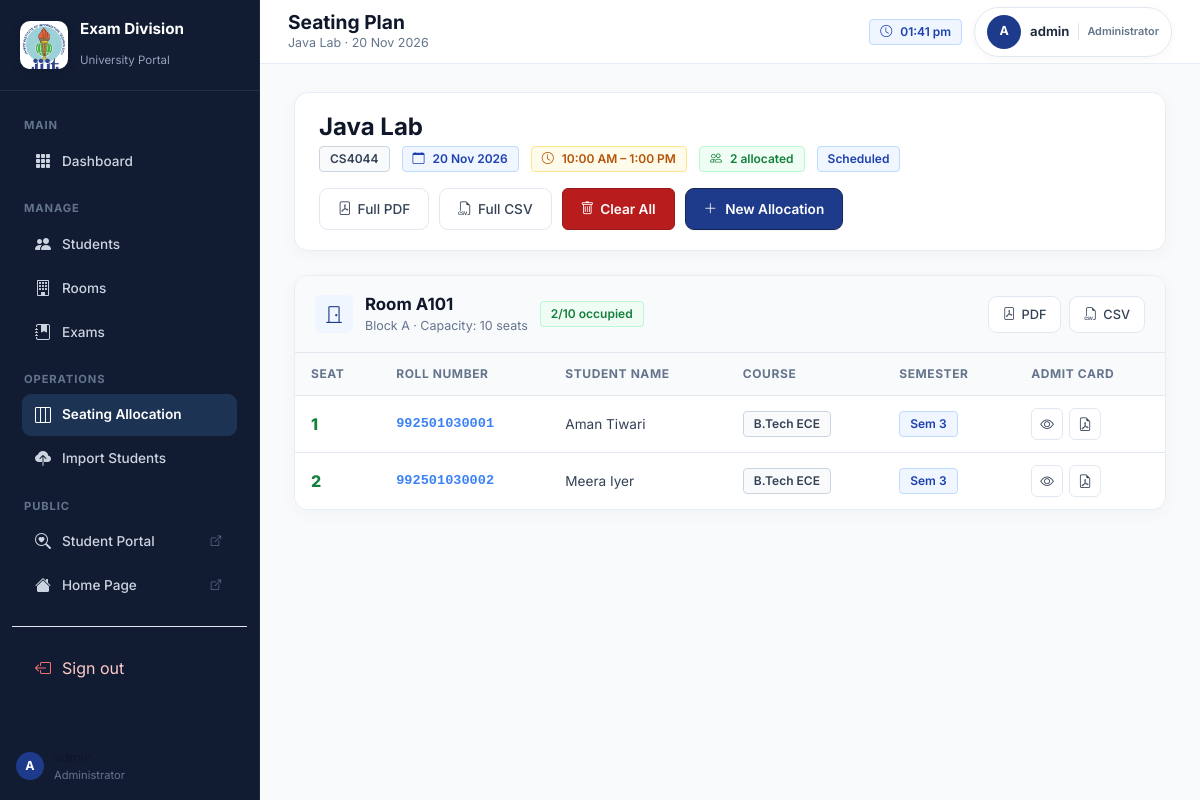
/seating/4/ (signed in), run on the app's committed database.
### exams/models.py (models this page shows, shortened)
class Exam(models.Model):
    STATUS_CHOICES = [
        ('scheduled', 'Scheduled'),
        ('ongoing', 'Ongoing'),
        ('completed', 'Completed'),
        ('cancelled', 'Cancelled'),
    ]
    subject = models.CharField(max_length=150, verbose_name='Subject Name')
    subject_code = models.CharField(max_length=20, blank=True, null=True, verbose_name='Subject Code')
    target_course = models.CharField(max_length=50, choices=Student.COURSE_CHOICES, blank=True, default='', verbose_name='Applicable Course')
    target_semester = models.IntegerField(choices=Student.SEMESTER_CHOICES, blank=True, null=True, verbose_name='Applicable Semester')
    exam_date = models.DateField(verbose_name='Exam Date')
    start_time = models.TimeField(verbose_name='Start Time')
    end_time = models.TimeField(verbose_name='End Time')
    status = models.CharField(max_length=20, choices=STATUS_CHOICES, default='scheduled')
    description = models.TextField(blank=True, null=True)
    created_at = models.DateTimeField(auto_now_add=True)
    updated_at = models.DateTimeField(auto_now=True)
    class Meta:
        ordering = ['-exam_date', 'subject']
        verbose_name = 'Exam'
        verbose_name_plural = 'Exams'

class Room(models.Model):
    BUILDING_CHOICES = [
        ('Block A', 'Block A'),
        ('Block B', 'Block B'),
        ('Block C', 'Block C'),
        ('Block D', 'Block D'),
        ('Main Block', 'Main Block'),
        ('Lab Block', 'Lab Block'),
    ]
    room_number = models.CharField(max_length=20, unique=True, verbose_name='Room Number')
    building = models.CharField(max_length=50, choices=BUILDING_CHOICES, default='Block A')
    capacity = models.IntegerField(
        validators=[MinValueValidator(1)],
        verbose_name='Seating Capacity'
    )
    floor = models.IntegerField(default=0, verbose_name='Floor Number')
    is_active = models.BooleanField(default=True, verbose_name='Available for Exams')
    created_at = models.DateTimeField(auto_now_add=True)
    class Meta:
        ordering = ['building', 'room_number']
        verbose_name = 'Room'
        verbose_name_plural = 'Rooms'

class SeatingAllocation(models.Model):
    student = models.ForeignKey(Student, on_delete=models.CASCADE, verbose_name='Student')
    exam = models.ForeignKey(Exam, on_delete=models.CASCADE, verbose_name='Exam')
    room = models.ForeignKey(Room, on_delete=models.CASCADE, verbose_name='Room')
    seat_number = models.IntegerField(verbose_name='Seat Number')
    allocated_at = models.DateTimeField(auto_now_add=True)
    class Meta:
        unique_together = [
            ('student', 'exam'),
            ('exam', 'room', 'seat_number'),
        ]
        ordering = ['room', 'seat_number']
        verbose_name = 'Seating Allocation'
        verbose_name_plural = 'Seating Allocations'

class Student(models.Model):
    SEMESTER_CHOICES = [(i, f'Semester {i}') for i in range(1, 9)]
    COURSE_CHOICES = [
        ('B.Tech CSE', 'B.Tech CSE'),
        ('B.Tech ECE', 'B.Tech ECE'),
        ('B.Tech ME', 'B.Tech ME'),
        ('B.Tech CE', 'B.Tech CE'),
        ('B.Tech EE', 'B.Tech EE'),
        ('BCA', 'BCA'),
        ('MCA', 'MCA'),
        ('M.Tech', 'M.Tech'),
    ]
    user = models.OneToOneField(settings.AUTH_USER_MODEL, on_delete=models.SET_NULL, null=True, blank=True, related_name='student_profile')
    roll_number = models.CharField(max_length=20, unique=True, verbose_name='Roll Number')
    name = models.CharField(max_length=100, verbose_name='Full Name')
    email = models.EmailField(unique=True, verbose_name='Email Address')
    course = models.CharField(max_length=50, choices=COURSE_CHOICES, default='B.Tech CSE')
    semester = models.IntegerField(choices=SEMESTER_CHOICES, default=1)
    phone = models.CharField(max_length=15, blank=True, null=True)
    created_at = models.DateTimeField(auto_now_add=True)
    updated_at = models.DateTimeField(auto_now=True)
    class Meta:
        ordering = ['roll_number']
        verbose_name = 'Student'
        verbose_name_plural = 'Students'

### exams/views.py (the view)
# urls.py: path('seating/<int:exam_id>/', views.seating_detail, name='seating_detail'),
@staff_required
def seating_detail(request, exam_id):
    exam = get_object_or_404(Exam, pk=exam_id)
    allocations = SeatingAllocation.objects.filter(
        exam=exam
    ).select_related('student', 'room').order_by('room__room_number', 'seat_number')
    rooms_data = {}
    for alloc in allocations:
        room_key = alloc.room.room_number
        if room_key not in rooms_data:
            rooms_data[room_key] = {
                'room': alloc.room,
                'allocations': [],
                'count': 0,
            }
        rooms_data[room_key]['allocations'].append(alloc)
        rooms_data[room_key]['count'] += 1
    return render(request, 'exams/seating_detail.html', {
        'exam': exam,
        'rooms_data': rooms_data,
        'total_allocated': allocations.count(),
    })

### exams/views.py (called while the page is built)
def staff_required(view_func):
    @wraps(view_func)
    def _wrapped(request, *args, **kwargs):
        if not request.user.is_authenticated:
            return redirect(settings.LOGIN_URL + '?next=' + request.path)
        if not (request.user.is_staff or request.user.is_superuser):
            return redirect('student_dashboard' if hasattr(request.user, 'student_profile') else 'student_login')
        return view_func(request, *args, **kwargs)
    return _wrapped

### templates/exams/seating_detail.html (shortened to what this page needs)
{% extends 'exams/admin_base.html' %}
{% block page_title %}Seating Plan{% endblock %}
{% block page_subtitle %}{{ exam.subject }} · {{ exam.exam_date|date:"d M Y" }}{% endblock %}
{% block content %}
<div class="glass-card" style="padding:20px 24px;margin-bottom:24px">
  <div style="display:flex;align-items:center;justify-content:space-between;flex-wrap:wrap;gap:16px">
    <div>
      <h4 style="color:var(--text-primary);font-weight:700;margin-bottom:4px">{{ exam.subject }}</h4>
      <div style="display:flex;gap:12px;flex-wrap:wrap">
        {% if exam.subject_code %}<span class="badge-pill badge-info">{{ exam.subject_code }}</span>{% endif %}
        <span class="badge-pill badge-primary"><i class="bi bi-calendar me-1"></i>{{ exam.exam_date|date:"d M Y" }}</span>
        <span class="badge-pill badge-warning"><i class="bi bi-clock me-1"></i>{{ exam.start_time|time:"g:i A" }} – {{ exam.end_time|time:"g:i A" }}</span>
        <span class="badge-pill badge-success"><i class="bi bi-people me-1"></i>{{ total_allocated }} allocated</span>
        <span class="badge-pill badge-{% if exam.status == 'scheduled' %}primary{% elif exam.status == 'completed' %}success{% else %}warning{% endif %}">{{ exam.get_status_display }}</span>
      </div>
    </div>
    <div style="display:flex;gap:10px;flex-wrap:wrap">
      {% if total_allocated > 0 %}
      <a href="{% url 'download_exam_pdf' exam.id %}" class="btn-ghost" target="_blank">
        <i class="bi bi-file-pdf"></i><span>Full PDF</span>
      </a>
      <a href="{% url 'download_exam_csv' exam.id %}" class="btn-ghost">
        <i class="bi bi-filetype-csv"></i><span>Full CSV</span>
      </a>
      <a href="{% url 'clear_seating' exam.id %}" class="btn-danger-glow" style="padding:10px 18px;font-size:0.85rem"
        onclick="return confirm('Clear ALL seating allocations for this exam?')">
        <i class="bi bi-trash"></i><span>Clear All</span>
      </a>
      {% endif %}
      <a href="{% url 'seating_plan' %}" class="btn-primary-glow" style="padding:10px 18px;font-size:0.85rem">
        <i class="bi bi-plus-lg"></i><span>New Allocation</span>
      </a>
    </div>
  </div>
</div>
{% if not rooms_data %}
<div class="glass-card" style="padding:48px;text-align:center">
  <div style="font-size:3rem;margin-bottom:16px;color:#64748b"><i class="bi bi-grid-3x3-gap"></i></div>
  <h5 style="color:var(--text-primary);margin-bottom:8px">No seats allocated yet</h5>
  <p style="color:var(--text-muted);margin-bottom:20px">Create a seating plan for this exam to get started.</p>
  <a href="{% url 'seating_plan' %}" class="btn-primary-glow" style="padding:12px 28px">
    <i class="bi bi-layout-three-columns"></i><span>Allocate Seats</span>
  </a>
</div>
{% else %}
{% for room_number, data in rooms_data.items %}
<div class="glass-card" style="padding:0;overflow:hidden;margin-bottom:20px">
  <div style="padding:16px 20px;background:#f8fafc;border-bottom:1px solid #e2e8f0;display:flex;align-items:center;justify-content:space-between;flex-wrap:wrap;gap:12px">
    <div style="display:flex;align-items:center;gap:12px">
      <div style="width:38px;height:38px;border-radius:6px;background:#eff6ff;color:#1e3a8a;display:flex;align-items:center;justify-content:center;font-size:18px;flex-shrink:0"><i class="bi bi-door-closed"></i></div>
      <div>
        <div style="font-weight:700;font-size:1.05rem;color:#0f172a">Room {{ data.room.room_number }}</div>
        <div style="font-size:0.78rem;color:#64748b">{{ data.room.building }} · Capacity: {{ data.room.capacity }} seats</div>
      </div>
      <span class="badge-pill badge-success">{{ data.count }}/{{ data.room.capacity }} occupied</span>
    </div>
    <div style="display:flex;gap:8px">
      <a href="{% url 'download_room_pdf' exam.id data.room.id %}" class="btn-ghost" style="padding:8px 14px;font-size:0.8rem" target="_blank">
        <i class="bi bi-file-pdf"></i> PDF
      </a>
      <a href="{% url 'download_room_csv' exam.id data.room.id %}" class="btn-ghost" style="padding:8px 14px;font-size:0.8rem">
        <i class="bi bi-filetype-csv"></i> CSV
      </a>
    </div>
  </div>
  <div style="overflow-x:auto">
    <table class="ems-table">
      <thead>
        <tr>
          <th>Seat</th>
          <th>Roll Number</th>
          <th>Student Name</th>
          <th>Course</th>
          <th>Semester</th>
          <th>Admit Card</th>
        </tr>
      </thead>
      <tbody>
        {% for alloc in data.allocations %}
        <tr>
          <td style="font-weight:800;color:var(--accent-green);font-size:1rem">{{ alloc.seat_number }}</td>
          <td style="font-family:monospace;color:var(--primary-light);font-weight:600">{{ alloc.student.roll_number }}</td>
          <td>{{ alloc.student.name }}</td>
          <td><span class="badge-pill badge-info">{{ alloc.student.course }}</span></td>
          <td><span class="badge-pill badge-primary">Sem {{ alloc.student.semester }}</span></td>
          <td>
            <div style="display:flex;gap:6px">
              <a href="{% url 'view_admit_card' alloc.id %}" class="btn-icon" title="View / Print Hall Ticket" target="_blank">
                <i class="bi bi-eye"></i>
              </a>
              <a href="{% url 'download_admit_card' alloc.id %}" class="btn-icon success" title="Download ReportLab PDF" target="_blank">
                <i class="bi bi-file-earmark-pdf"></i>
              </a>
            </div>
          </td>
        </tr>
        {% endfor %}
      </tbody>
    </table>
  </div>
</div>
{% endfor %}
{% endif %}
{% endblock %}

### templates/exams/admin_base.html (shortened to what this page needs)
{% load static %}
<!DOCTYPE html>
<html lang="en">
<head>
  <link href="https://cdn.jsdelivr.net/npm/bootstrap@5.3.2/dist/css/bootstrap.min.css" rel="stylesheet">
  <link href="https://cdn.jsdelivr.net/npm/bootstrap-icons@1.11.3/font/bootstrap-icons.min.css" rel="stylesheet">
  <link href="{% static 'css/main.css' %}" rel="stylesheet">
</head>
<body>
<div class="admin-layout">
  <aside class="sidebar" id="sidebar">
    <div class="sidebar-brand">
      <div class="brand-logo-wrap"><img src="{% static 'images/jiit-logo.png' %}" alt="JIIT logo" class="brand-logo"></div>
      <div class="brand-text">
        <h4>Exam Division</h4>
        <span>University Portal</span>
      </div>
    </div>
    <nav class="sidebar-nav">
      <div class="nav-section-label">Main</div>
      <a href="{% url 'dashboard' %}" class="nav-link {% if request.resolver_match.url_name == 'dashboard' %}active{% endif %}">
        <i class="bi bi-grid-3x3-gap-fill"></i>
        <span>Dashboard</span>
      </a>
      <div class="nav-section-label mt-2">Manage</div>
      <a href="{% url 'student_list' %}" class="nav-link {% if 'student' in request.resolver_match.url_name %}active{% endif %}">
        <i class="bi bi-people-fill"></i>
        <span>Students</span>
      </a>
      <a href="{% url 'room_list' %}" class="nav-link {% if 'room' in request.resolver_match.url_name %}active{% endif %}">
        <i class="bi bi-building"></i>
        <span>Rooms</span>
      </a>
      <a href="{% url 'exam_list' %}" class="nav-link {% if 'exam' in request.resolver_match.url_name %}active{% endif %}">
        <i class="bi bi-journal-bookmark-fill"></i>
        <span>Exams</span>
      </a>
      <div class="nav-section-label mt-2">Operations</div>
      <a href="{% url 'seating_plan' %}" class="nav-link {% if 'seating' in request.resolver_match.url_name %}active{% endif %}">
        <i class="bi bi-layout-three-columns"></i>
        <span>Seating Allocation</span>
      </a>
      <a href="{% url 'student_import' %}" class="nav-link {% if request.resolver_match.url_name == 'student_import' %}active{% endif %}">
        <i class="bi bi-cloud-upload-fill"></i>
        <span>Import Students</span>
      </a>
      <div class="nav-section-label mt-2">Public</div>
      <a href="{% url 'student_login' %}" class="nav-link" target="_blank">
        <i class="bi bi-search-heart"></i>
        <span>Student Portal</span>
        <i class="bi bi-box-arrow-up-right ms-auto" style="font-size:0.65rem;color:var(--text-muted)"></i>
      </a>
      <a href="{% url 'home' %}" class="nav-link" target="_blank">
        <i class="bi bi-house-fill"></i>
        <span>Home Page</span>
        <i class="bi bi-box-arrow-up-right ms-auto" style="font-size:0.65rem;color:var(--text-muted)"></i>
      </a>
      <div class="divider"></div>
      <form method="post" action="{% url 'admin_logout' %}" class="sidebar-logout-form">
        <button type="submit" class="nav-link sidebar-logout-button">
          <i class="bi bi-box-arrow-left"></i>
          <span>Sign out</span>
        </button>
      </form>
    </nav>
    <div style="padding:16px;border-top:1px solid var(--border-glass)">
      <div style="display:flex;align-items:center;gap:10px">
        <div class="user-avatar">{{ request.user.username|first|upper }}</div>
        <div>
          <div style="font-size:0.8rem;font-weight:600;color:var(--text-primary)">{{ request.user.get_full_name|default:request.user.username }}</div>
          <div style="font-size:0.7rem;color:var(--text-muted)">Administrator</div>
        </div>
      </div>
    </div>
  </aside>
  <div class="main-content">
    <header class="top-navbar">
      <div style="display:flex;align-items:center;gap:16px">
        <div class="page-title">
          <h2>{% block page_title %}Dashboard{% endblock %}</h2>
          <p>{% block page_subtitle %}{% endblock %}</p>
        </div>
      </div>
      <div class="navbar-actions">
        <span class="badge-pill badge-primary d-none d-md-flex">
          <i class="bi bi-clock me-1"></i>
          <span id="currentTime"></span>
        </span>
        <div class="user-badge" aria-label="Signed in as {{ request.user.username }}">
          <div class="user-avatar">{{ request.user.username|first|upper }}</div>
          <span class="user-badge-name">{{ request.user.username }}</span>
          <span class="user-badge-role">Administrator</span>
        </div>
      </div>
    </header>
    <main class="content-area">
      {% block content %}{% endblock %}
    </main>
  </div>
</div>
</body>
</html>

### data on the page
Exam: subject "Java Lab", exam_date "20 Nov 2026", subject_code "CS4044", start_time "10:00 AM", end_time "1:00 PM", status "Scheduled"
Room: room.room_number "A101", room.building "Block A", room.capacity "10", count "2"
SeatingAllocation: seat_number "1", student.roll_number "992501030001", student.name "Aman Tiwari", student.course "B.Tech ECE", student.semester "3"
SeatingAllocation: seat_number "2", student.roll_number "992501030002", student.name "Meera Iyer", student.course "B.Tech ECE", student.semester "3"

### other printed values
{{ request.user.username|first|upper }} "A"
{{ request.user.username }} "admin"
{{ total_allocated }} "2"
